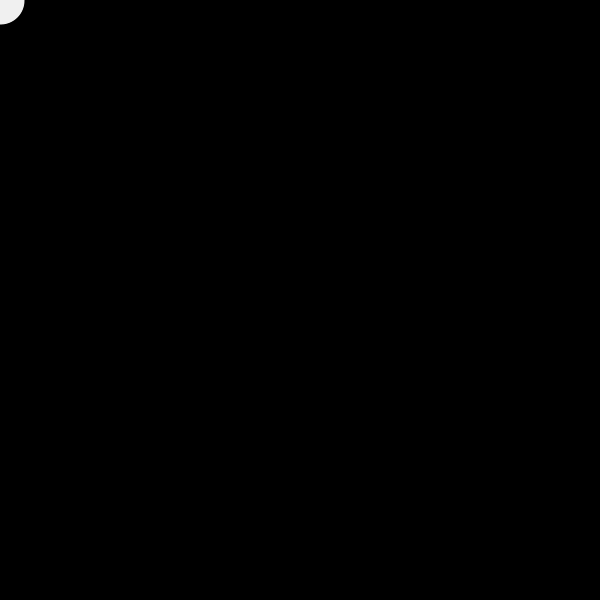
Frame 1 (no input)
Frame 60 (the mouse pressed at the canvas centre just before this capture): identical to frame 1, image omitted
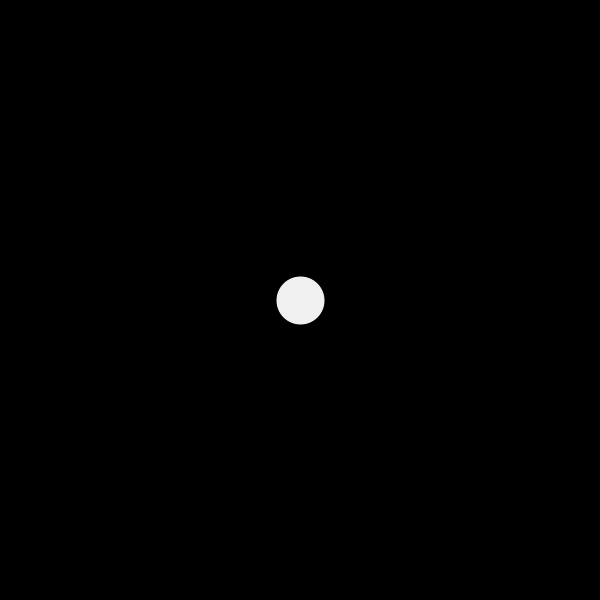
Frame 120 (the mouse held since frame 60 and released just before this capture)

The Processing sketch that drew these frames (run headless with seeded random() and noise(); from frame 60 on, the mouse is pressed at the canvas centre):

// Processing sketch: snakeLine
// ── snakeLine.pde
int[] xpos = new int[50];
int[] ypos = new int[50];


void setup() { 
  size(600,600);
  noCursor(); 
  for (int i = 0; i < xpos.length; i++) {
    xpos[i] = 0; 
    ypos[i] = 0;
  }
}
void draw() {
  background(0);
  xpos[xpos.length-1] = mouseX;
  ypos[ypos.length-1] = mouseY;
  for (int i = 0; i < xpos.length-1; i++) {
    xpos[i] = xpos[i+1];
    ypos[i] = ypos[i+1];
  }
  
  for (int i = 0; i < xpos.length; i++) {
    noStroke();
//    fill(255-i*5); 
    noSmooth();
    //ellipse(xpos[i],ypos[i],i,i);
    if (i < xpos.length-1) {
      stroke(i*5);
      strokeWeight(i);
      line(xpos[i],ypos[i],xpos[i+1],ypos[i+1]);
    }

  }
}
